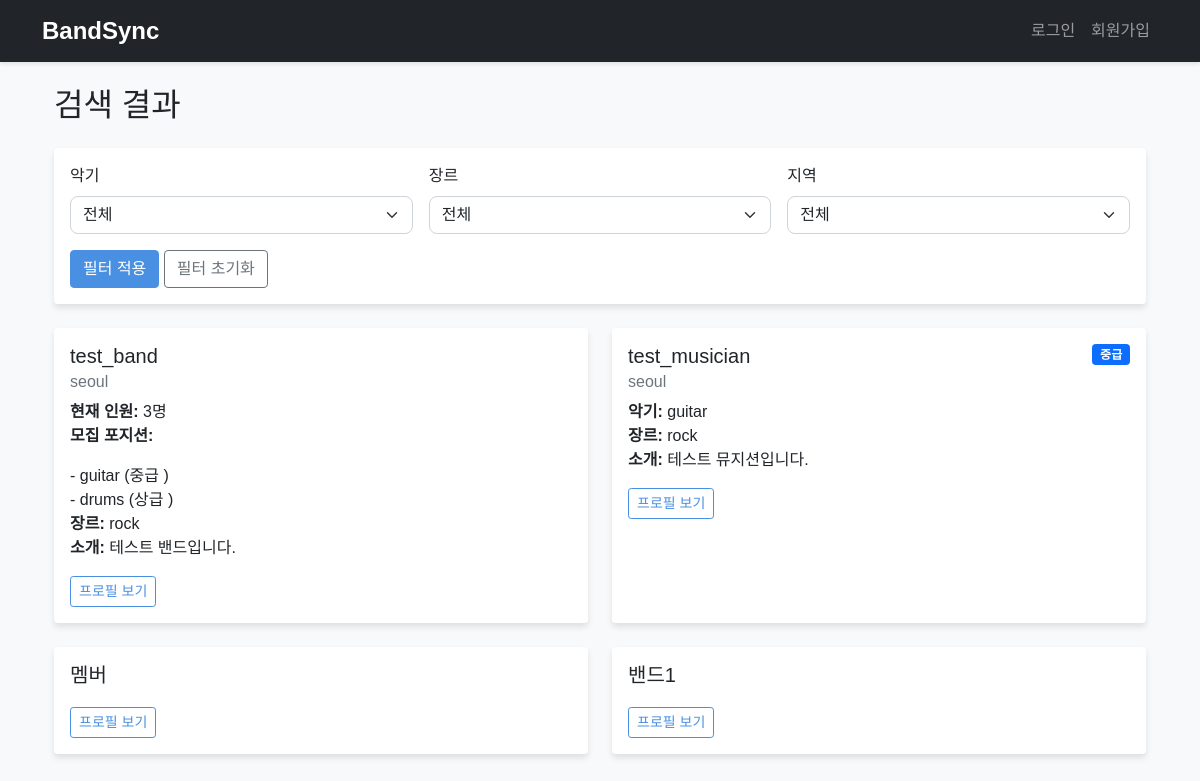
Before: /search with the older database file.
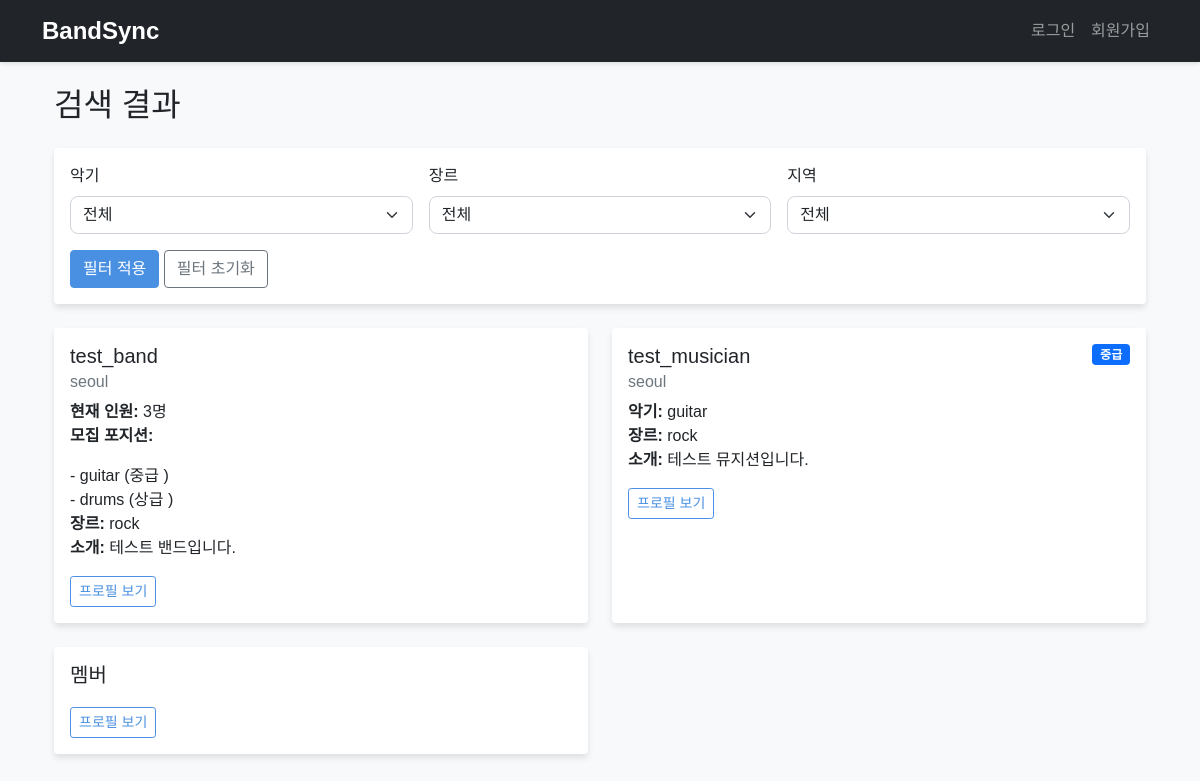
After: the same page with the newer database file.
### app.py (models this page shows, shortened)
class User(UserMixin, db.Model):
    id = db.Column(db.Integer, primary_key=True)
    username = db.Column(db.String(80), unique=True, nullable=False)
    email = db.Column(db.String(120), unique=True, nullable=False)
    password_hash = db.Column(db.String(128))
    user_type = db.Column(db.String(20))  # 'musician' or 'band'
    instrument = db.Column(db.String(50))
    genre = db.Column(db.String(100))
    skill_level = db.Column(db.String(20))
    location = db.Column(db.String(100))
    age = db.Column(db.Integer)
    bio = db.Column(db.Text)
    recruiting_positions = db.Column(db.Text)  # JSON 형식으로 저장
    band_size = db.Column(db.Integer)
    preferred_age_range = db.Column(db.String(50))
    def get_recruiting_positions(self):
        if self.recruiting_positions:
            return json.loads(self.recruiting_positions)
        return []

### app.py (the view)
@app.route('/search')
def search():
    user_type = request.args.get('user_type', '')  # 기본값을 빈 문자열로 설정
    instrument = request.args.get('instrument')
    genre = request.args.get('genre')
    location = request.args.get('location')
    skill_level = request.args.get('skill_level')
    query = User.query
    if user_type:
        query = query.filter(User.user_type == user_type)
    if instrument:
        if user_type == 'musician':
            query = query.filter(User.instrument == instrument)
        else:
            query = query.filter(User.recruiting_positions.like(f'%"instrument": "{instrument}"%'))
    if genre:
        query = query.filter(User.genre == genre)
    if location:
        query = query.filter(User.location == location)
    if skill_level and user_type == 'musician':
        query = query.filter(User.skill_level == skill_level)
    if current_user.is_authenticated:
        query = query.filter(User.id != current_user.id)
    results = query.all()
    return render_template('search_results.html', results=results)

### templates/search_results.html (shortened to what this page needs)
{% extends "base.html" %}
{% block content %}
<div class="container">
    <h2 class="mb-4">
        {% if request.args.get('user_type') == 'band' %}
            밴드 찾기
        {% elif request.args.get('user_type') == 'musician' %}
            멤버 찾기
        {% else %}
            검색 결과
        {% endif %}
    </h2>
    <div class="card mb-4">
        <div class="card-body">
            <form method="GET" action="{{ url_for('search') }}" class="row g-3">
                <div class="col-md-4">
                    <label class="form-label">악기</label>
                    <select class="form-select" name="instrument">
                        <option value="">전체</option>
                    </select>
                </div>
                <div class="col-md-4">
                    <label class="form-label">장르</label>
                    <select class="form-select" name="genre">
                        <option value="">전체</option>
                    </select>
                </div>
                <div class="col-md-4">
                    <label class="form-label">지역</label>
                    <select class="form-select" name="location">
                        <option value="">전체</option>
                    </select>
                </div>
                <div class="col-12">
                    <button type="submit" class="btn btn-primary">필터 적용</button>
                    <a href="{{ url_for('search', user_type=request.args.get('user_type', '')) }}" class="btn btn-outline-secondary">필터 초기화</a>
                </div>
            </form>
        </div>
    </div>
    <div class="row">
        {% if results %}
            {% for user in results %}
            <div class="col-md-6 mb-4">
                <div class="card h-100">
                    <div class="card-body">
                        <div class="d-flex justify-content-between align-items-start">
                            <div>
                                <h5 class="card-title">{{ user.username }}</h5>
                                <h6 class="card-subtitle mb-2 text-muted">
                                    {% if user.location %}{{ user.location }}{% endif %}
                                </h6>
                            </div>
                            {% if user.user_type == 'musician' and user.skill_level %}
                            <span class="badge bg-primary">
                                {% if user.skill_level == 'beginner' %}입문
                                {% elif user.skill_level == 'intermediate' %}중급
                                {% elif user.skill_level == 'advanced' %}상급
                                {% elif user.skill_level == 'professional' %}전문가
                                {% endif %}
                            </span>
                            {% endif %}
                        </div>
                        <p class="card-text">
                            {% if user.user_type == 'musician' %}
                                {% if user.instrument %}
                                <strong>악기:</strong> {{ user.instrument }}<br>
                                {% endif %}
                            {% else %}
                                {% if user.band_size %}
                                <strong>현재 인원:</strong> {{ user.band_size }}명<br>
                                {% endif %}
                                {% if user.get_recruiting_positions() %}
                                <strong>모집 포지션:</strong>
                                <ul class="list-unstyled mb-0">
                                    {% for position in user.get_recruiting_positions() %}
                                    <li>- {{ position.instrument }}
                                        ({% if position.skill_level == 'beginner' %}입문
                                        {% elif position.skill_level == 'intermediate' %}중급
                                        {% elif position.skill_level == 'advanced' %}상급
                                        {% elif position.skill_level == 'professional' %}전문가
                                        {% endif %})
                                    </li>
                                    {% endfor %}
                                </ul>
                                {% endif %}
                            {% endif %}
                            {% if user.genre %}
                            <strong>장르:</strong> {{ user.genre }}<br>
                            {% endif %}
                            {% if user.bio %}
                            <strong>소개:</strong> {{ user.bio[:100] }}{% if user.bio|length > 100 %}...{% endif %}
                            {% endif %}
                        </p>
                        <div class="d-flex justify-content-between align-items-center">
                            <a href="{{ url_for('view_profile', user_id=user.id) }}" class="btn btn-outline-primary btn-sm">프로필 보기</a>
                        </div>
                    </div>
                </div>
            </div>
            {% endfor %}
        {% endif %}
    </div>
</div>
{% endblock %}

### templates/base.html (shortened to what this page needs)
<!DOCTYPE html>
<html lang="ko">
  <head>
    <link
      href="https://cdn.jsdelivr.net/npm/bootstrap@5.1.3/dist/css/bootstrap.min.css"
      rel="stylesheet"
    />
    <link
      rel="stylesheet"
      href="{{ url_for('static', filename='css/style.css') }}"
    />
  </head>
  <body>
    <nav class="navbar navbar-expand-lg navbar-dark bg-dark">
      <div class="container">
        <a class="navbar-brand" href="{{ url_for('index') }}">BandSync</a>
        <div class="collapse navbar-collapse" id="navbarNav">
          <ul class="navbar-nav ms-auto">
            {% if current_user.is_authenticated %}
            <li class="nav-item">
              <a class="nav-link" href="{{ url_for('dashboard') }}">대시보드</a>
            </li>
            <li class="nav-item">
              <a
                class="nav-link position-relative"
                href="{{ url_for('messages') }}"
              >
                메시지 {% set unread_count =
                current_user.get_unread_messages_count() %} {% if unread_count >
                0 %}
                <span
                  class="position-absolute top-0 start-100 translate-middle badge rounded-pill bg-danger"
                >
                  {{ unread_count }}
                </span>
                {% endif %}
              </a>
            </li>
            <li class="nav-item">
              <a class="nav-link" href="{{ url_for('logout') }}">로그아웃</a>
            </li>
            {% else %}
            <li class="nav-item">
              <a class="nav-link" href="{{ url_for('login') }}">로그인</a>
            </li>
            <li class="nav-item">
              <a class="nav-link" href="{{ url_for('register') }}">회원가입</a>
            </li>
            {% endif %}
          </ul>
        </div>
      </div>
    </nav>
    <div class="container mt-4">
       {% block content %}{% endblock %}
    </div>
  </body>
</html>

### static/css/style.css (style rules this page uses)
body { font-family: "Noto Sans KR", sans-serif; background-color: #f8f9fa; }
.navbar { box-shadow: 0 2px 4px rgba(0, 0, 0, 0.1); }
.navbar-brand { font-weight: bold; font-size: 1.5rem; }
.card { border: none; box-shadow: 0 4px 6px rgba(0, 0, 0, 0.1); transition: transform 0.2s; }
.btn-primary { background-color: #4a90e2; border-color: #4a90e2; }
.btn-outline-primary { color: #4a90e2; border-color: #4a90e2; }
.form-control, .form-select { border-radius: 0.5rem; border: 1px solid #ced4da; }

Changed rows visible on the page:
removed User: username "밴드1"
